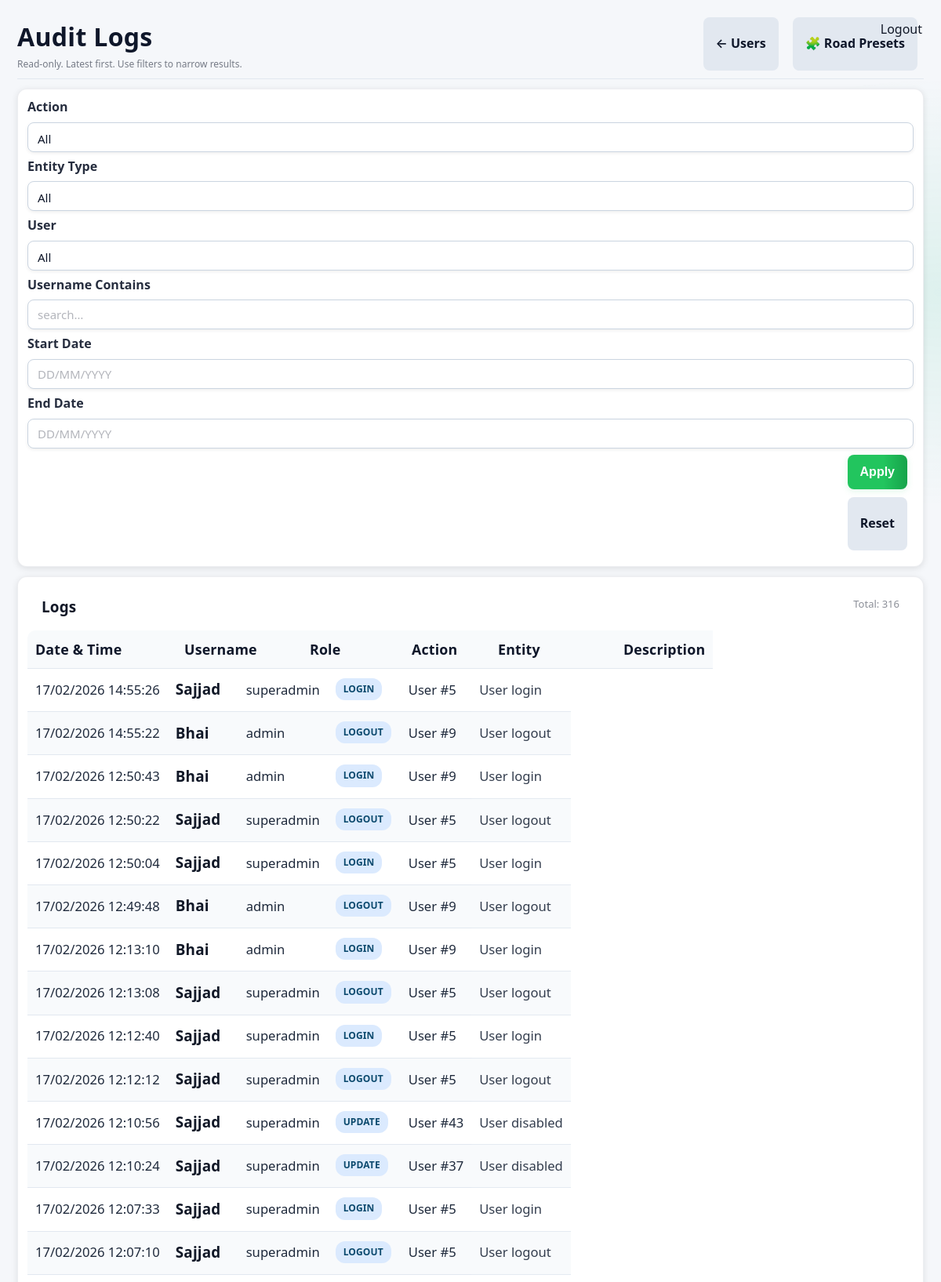
Page /admin/logs (signed in, upper part) on the committed database.
### app/models/activity_log.py (models this page shows)
class ActivityLog(Base):
    __tablename__ = "activity_logs"
    __table_args__ = (
        Index("ix_activity_logs_created_at", "created_at"),
        Index("ix_activity_logs_user_id", "user_id"),
    )
    id = Column(Integer, primary_key=True, index=True)
    user_id = Column(Integer, ForeignKey("users.id"), nullable=True)
    username = Column(String(150), nullable=False)
    role = Column(String(50), nullable=True)
    action = Column(String(20), nullable=False)  # CREATE, UPDATE, DELETE, ARCHIVE, LOGIN, LOGOUT
    entity_type = Column(String(50), nullable=True)  # Project, Activity, Material, User, Execution
    entity_id = Column(Integer, nullable=True)
    description = Column(Text, nullable=True)
    old_value = Column(Text, nullable=True)  # JSON string
    new_value = Column(Text, nullable=True)  # JSON string
    ip_address = Column(String(64), nullable=True)
    created_at = Column(DateTime, default=datetime.utcnow, nullable=False)
    details = Column(String, nullable=True)
    timestamp = Column(DateTime, default=datetime.utcnow)

### app/routes/admin.py (the view)
@router.get("/logs", response_class=HTMLResponse)
def audit_logs_page(
    request: Request,
    page: int = 1,
    action: str | None = None,
    entity_type: str | None = None,
    user_id: Optional[str] = Query(None),
    username: str | None = None,
    start_date: str | None = None,
    end_date: str | None = None,
    db: Session = Depends(get_db),
):
    if user_id in (None, ""):
        user_id_int = None
    else:
        try:
            user_id_int = int(user_id)
        except Exception:
            user_id_int = None
    admin = admin_guard(request)
    if not admin:
        return RedirectResponse("/dashboard", status_code=302)
    page_size = 50
    page = max(page, 1)
    q = db.query(ActivityLog)
    if action:
        q = q.filter(ActivityLog.action == action)
    if entity_type:
        q = q.filter(ActivityLog.entity_type == entity_type)
    if user_id_int is not None:
        q = q.filter(ActivityLog.user_id == user_id_int)
    if username:
        q = q.filter(ActivityLog.username.ilike(f"%{username.strip()}%"))
    def _parse_d(s: str | None) -> date | None:
        if not s:
            return None
        try:
            return parse_date_ddmmyyyy_or_iso(str(s))
        except Exception:
            return None
    sd = _parse_d(start_date)
    ed = _parse_d(end_date)
    if sd:
        q = q.filter(ActivityLog.created_at >= datetime.combine(sd, time.min))
    if ed:
        q = q.filter(ActivityLog.created_at <= datetime.combine(ed, time.max))
    total = q.count()
    logs = (
        q.order_by(ActivityLog.created_at.desc())
        .offset((page - 1) * page_size)
        .limit(page_size)
        .all()
    )
    actions = [r[0] for r in db.query(ActivityLog.action).distinct().order_by(ActivityLog.action).all() if r and r[0]]
    entity_types = [r[0] for r in db.query(ActivityLog.entity_type).distinct().order_by(ActivityLog.entity_type).all() if r and r[0]]
    users = (
        db.query(ActivityLog.user_id, ActivityLog.username)
        .filter(ActivityLog.user_id.isnot(None))
        .distinct()
        .order_by(ActivityLog.username.asc())
        .all()
    )
    return templates.TemplateResponse(
        "admin/logs.html",
        {
            "request": request,
            "user": admin,
            "logs": logs,
            "page": page,
            "page_size": page_size,
            "total": total,
            "actions": actions,
            "entity_types": entity_types,
            "users": users,
            "filters": {
                "action": action or "",
                "entity_type": entity_type or "",
                "user_id": user_id if user_id is not None else "",
                "username": username or "",
                "start_date": start_date or "",
                "end_date": end_date or "",
            },
        },
    )

### app/templates/admin/logs.html (shortened to what this page needs)
{% extends "base.html" %}
{% block content %}
<div class="page-header" style="display:flex;justify-content:space-between;align-items:flex-end;gap:12px;flex-wrap:wrap;margin-bottom:16px">
    <div>
        <h1 class="page-title" style="margin-bottom:6px">Audit Logs</h1>
        <div class="help-text">Read-only. Latest first. Use filters to narrow results.</div>
    </div>
    <div style="display:flex;gap:10px;flex-wrap:wrap">
        <a href="/admin/users" class="btn-secondary" style="text-decoration:none">← Users</a>
        <a href="/admin/presets/road" class="btn-secondary" style="text-decoration:none">🧩 Road Presets</a>
    </div>
</div>
<div class="card" style="padding:16px;margin-bottom:16px">
    <form method="get" action="/admin/logs" class="form-grid">
        <div class="form-group">
            <label>Action</label>
            <select name="action">
                <option value="">All</option>
            </select>
        </div>
        <div class="form-group">
            <label>Entity Type</label>
            <select name="entity_type">
                <option value="">All</option>
            </select>
        </div>
        <div class="form-group">
            <label>User</label>
            <select name="user_id">
                <option value="">All</option>
            </select>
        </div>
        <div class="form-group">
            <label>Username Contains</label>
            <input type="text" name="username" value="{{ filters.username }}" placeholder="search…">
        </div>
        <div class="form-group">
            <label>Start Date</label>
            <input type="text" name="start_date" value="{{ filters.start_date|ddmmyyyy }}" placeholder="DD/MM/YYYY" inputmode="numeric" pattern="[0-9]{2}/[0-9]{2}/[0-9]{4}">
        </div>
        <div class="form-group">
            <label>End Date</label>
            <input type="text" name="end_date" value="{{ filters.end_date|ddmmyyyy }}" placeholder="DD/MM/YYYY" inputmode="numeric" pattern="[0-9]{2}/[0-9]{2}/[0-9]{4}">
        </div>
        <div class="form-group" style="display:flex;align-items:flex-end;gap:10px">
            <button class="btn-primary" type="submit">Apply</button>
            <a class="btn-secondary" href="/admin/logs" style="text-decoration:none">Reset</a>
        </div>
    </form>
</div>
<div class="card" style="padding:0">
    <div style="padding:14px 18px;border-bottom:1px solid rgba(255,255,255,0.08);display:flex;justify-content:space-between;gap:12px;flex-wrap:wrap">
        <strong>Logs</strong>
        <span style="opacity:0.75;font-size:13px">
            Total: {{ total }}
        </span>
    </div>
    <table class="table" style="margin:0">
        <thead>
            <tr style="background:rgba(255,255,255,0.04)">
                <th style="width:170px">Date &amp; Time</th>
                <th style="width:140px">Username</th>
                <th style="width:110px">Role</th>
                <th style="width:90px">Action</th>
                <th style="width:140px">Entity</th>
                <th>Description</th>
            </tr>
        </thead>
        <tbody>
            {% if logs and logs|length > 0 %}
                {% for l in logs %}
                    <tr style="border-bottom:1px solid rgba(255,255,255,0.05)">
                        <td style="white-space:nowrap">{{ l.created_at|local_dt('Asia/Kolkata') }}</td>
                        <td><strong>{{ l.username }}</strong></td>
                        <td>{{ l.role or "" }}</td>
                        <td>
                            <span class="badge badge-info">{{ l.action }}</span>
                        </td>
                        <td>
                            {{ l.entity_type or "" }}
                            {% if l.entity_id %}
                                #{{ l.entity_id }}
                            {% endif %}
                        </td>
                        <td style="opacity:0.9">{{ l.description or l.details or "" }}</td>
                    </tr>
                {% endfor %}
            {% else %}
                <tr>
                    <td colspan="6" style="padding:24px;text-align:center;opacity:0.75">
                        No audit logs found for the selected filters.
                    </td>
                </tr>
            {% endif %}
        </tbody>
    </table>
</div>
{% set total_pages = (total // page_size) + (1 if total % page_size else 0) %}
{% endblock %}

### static/css/style.css (style rules this page uses)
body { font-family: Arial, Helvetica, sans-serif; margin: 0; background-color: var(--bg); color: var(--text); }
input, select, textarea { padding: 6px; border-radius: 4px; border: 1px solid var(--border); background: var(--card); color: var(--text); }
table { width: 100%; border-collapse: collapse; background: var(--card); }
th { background: rgba(0,0,0,0.05); text-align: left; }
th, td { padding: 10px; border-bottom: 1px solid var(--border); }
button, .button { padding: 6px 12px; border-radius: 4px; border: none; cursor: pointer; background: var(--btn); color: white; text-decoration: none; }
:root { --bg: #f5f7fa; --bg-secondary: #ffffff; --bg-primary: #f5f7fa; --text: #111827; --text-muted: #6b7280; --text-primary: var(--text); --text-secondary: var(--text-muted); --card: #ffffff; --nav: #1f2937; --card-bg: var(--card); --card-border: var(--border-color); --border: #e5e7eb; --border-color: #e5e7eb; --input-bg: var(--card); --input-border: var(--border); --btn: #2563eb; --hover-bg: rgba(37, 99, 235, 0.1); --accent-color: #2563eb; }
html, body, table, th, td, input, select, textarea, button, .button { transition: background-color 0.3s ease, color 0.3s ease, border-color 0.3s ease; }
.page-title { margin-bottom: 20px; font-size: 26px; font-weight: 600; }
.card { background: var(--card); border-radius: 10px; padding: 16px; box-shadow: 0 4px 12px rgba(0,0,0,0.06); }
.form-grid { display: grid; grid-template-columns: repeat(auto-fit, minmax(240px, 1fr)); gap: 16px; }
.form-grid label { font-size: 13px; opacity: 0.9; }
.form-grid input { width: 100%; }
.badge { padding: 4px 10px; border-radius: 12px; font-size: 12px; font-weight: bold; }

### app/static/css/responsive.css (style rules this page uses)
html { --form-column-count: auto-fit; --button-width: auto; --input-height: 38px; --font-size-base: 16px; --padding-base: 20px; --gap-base: 16px; --max-content-width: 1200px; --sidebar-width: 250px; --touch-target-size: 44px; }
html.medium-screen { --form-column-count: auto-fit; --button-width: auto; --input-height: 38px; --font-size-base: 15px; --padding-base: 18px; --gap-base: 14px; --max-content-width: 1000px; --sidebar-width: 240px; --touch-target-size: 44px; }
.form-grid { display: grid; grid-template-columns: repeat(var(--form-column-count), minmax(200px, 1fr)); gap: var(--gap-base); }
input, select, textarea, .form-input { height: var(--input-height); padding: calc(var(--input-height) / 4) calc(var(--padding-base) / 2); font-size: var(--font-size-base); min-width: 0; box-sizing: border-box; }
button, .btn, .btn-primary, .btn-secondary, [role="button"] { width: var(--button-width); height: var(--touch-target-size); min-height: var(--touch-target-size); padding: 0 var(--padding-base); font-size: var(--font-size-base); cursor: pointer; display: inline-flex; align-items: center; justify-content: center; border-radius: 6px; transition: all 0.2s ease; border: none; }
body { font-size: var(--font-size-base); line-height: 1.5; }
h1 { font-size: calc(var(--font-size-base) * 1.8); margin: calc(var(--gap-base) * 2) 0 var(--gap-base) 0; }
table { width: 100%; border-collapse: collapse; font-size: var(--font-size-base); }
th, td { padding: calc(var(--padding-base) / 2); text-align: left; border-bottom: 1px solid var(--border, #ddd); }
html.landscape { --padding-base: 12px; --gap-base: 8px; }

### app/templates/base.html (style rules this page uses)
a, a:visited { color: var(--text); text-decoration: none; }
label { color: var(--text); font-weight: 600; margin-bottom: 6px; }
.help-text { font-size: 12px; color: var(--text-muted); margin-top: 6px; }
.form-grid { display: grid; grid-template-columns: repeat(auto-fit, minmax(240px, 1fr)); gap: 14px; }
.btn-primary { background: var(--btn); color: #fff; padding: 9px 14px; border-radius: 6px; border: none; cursor: pointer; }
.btn-secondary { background: #e5e7eb; color: #111827; padding: 9px 14px; border-radius: 6px; border: none; cursor: pointer; }

### rows in the picture
ActivityLog: created_at|local_dt "17/02/2026 14:55:26", username "Sajjad", role "superadmin", action "LOGIN", entity_type "User", entity_id "5", description "User login"
ActivityLog: created_at|local_dt "17/02/2026 14:55:22", username "Bhai", role "admin", action "LOGOUT", entity_type "User", entity_id "9", description "User logout"
ActivityLog: created_at|local_dt "17/02/2026 12:50:43", username "Bhai", role "admin", action "LOGIN", entity_type "User", entity_id "9", description "User login"
ActivityLog: created_at|local_dt "17/02/2026 12:50:22", username "Sajjad", role "superadmin", action "LOGOUT", entity_type "User", entity_id "5", description "User logout"
ActivityLog: created_at|local_dt "17/02/2026 12:50:04", username "Sajjad", role "superadmin", action "LOGIN", entity_type "User", entity_id "5", description "User login"
ActivityLog: created_at|local_dt "17/02/2026 12:49:48", username "Bhai", role "admin", action "LOGOUT", entity_type "User", entity_id "9", description "User logout"
ActivityLog: created_at|local_dt "17/02/2026 12:13:10", username "Bhai", role "admin", action "LOGIN", entity_type "User", entity_id "9", description "User login"
ActivityLog: created_at|local_dt "17/02/2026 12:13:08", username "Sajjad", role "superadmin", action "LOGOUT", entity_type "User", entity_id "5", description "User logout"
ActivityLog: created_at|local_dt "17/02/2026 12:12:40", username "Sajjad", role "superadmin", action "LOGIN", entity_type "User", entity_id "5", description "User login"
ActivityLog: created_at|local_dt "17/02/2026 12:12:12", username "Sajjad", role "superadmin", action "LOGOUT", entity_type "User", entity_id "5", description "User logout"
ActivityLog: created_at|local_dt "17/02/2026 12:10:56", username "Sajjad", role "superadmin", action "UPDATE", entity_type "User", entity_id "43", description "User disabled"
ActivityLog: created_at|local_dt "17/02/2026 12:10:24", username "Sajjad", role "superadmin", action "UPDATE", entity_type "User", entity_id "37", description "User disabled"
ActivityLog: created_at|local_dt "17/02/2026 12:07:33", username "Sajjad", role "superadmin", action "LOGIN", entity_type "User", entity_id "5", description "User login"
ActivityLog: created_at|local_dt "17/02/2026 12:07:10", username "Sajjad", role "superadmin", action "LOGOUT", entity_type "User", entity_id "5", description "User logout"

### other values in the picture
{{ total }} "316"
